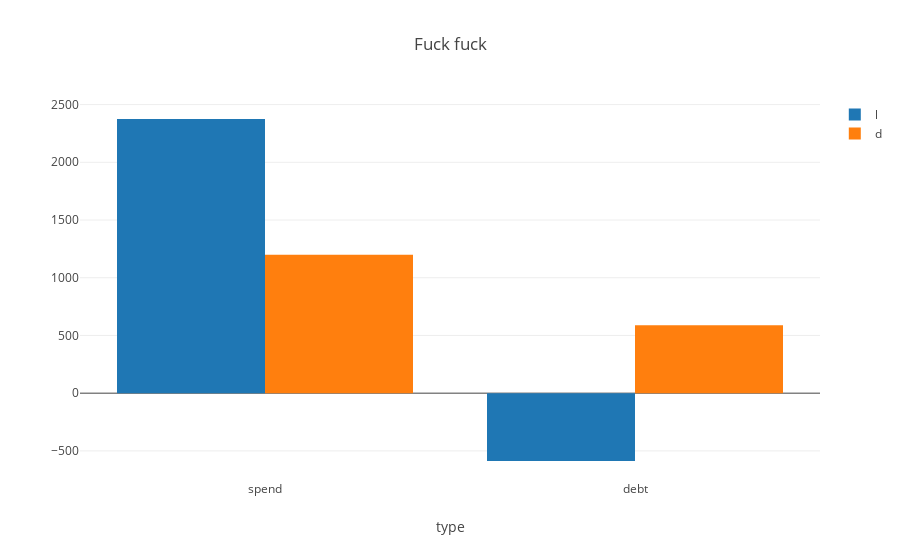

Notebook cell for this chart:
### Code cell
fig = go.Figure(data=data, layout=layout)
iplot(fig, show_link=False)

### Figure 1 — Plotly figure (JSON) as saved in the notebook; plotly's stock layout.template omitted (floating-point values rounded to 4 significant figures)
{"data": [{"name": "l", "type": "bar", "x": ["spend", "debt"], "y": [2375, -587.5]}, {"name": "d", "type": "bar", "x": ["spend", "debt"], "y": [1200, 587.5]}], "layout": {"title": "Fuck fuck", "xaxis": {"title": "type"}}}
